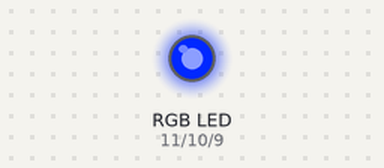
The sketch below on a simulated Arduino Uno, built with avr-gcc and run on an emulated ATmega328P. On the bench: an RGB LED mixed from three pins (HIGH = lit).

Above: at 0.1 s.
Timing chart, 0 to 1.6 s (numbered marks = the images above):
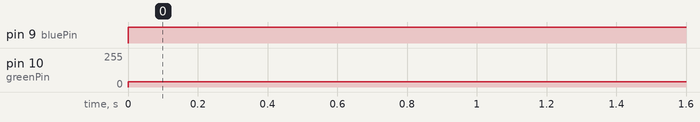

The sketch:

RGBLed.ino
```cpp
const int redPin = 11, greenPin = 10, bluePin = 9;    //Setting ledPins to corresponding colors
int r = 255,g = 215,b = 0;    //Value for brightness of led in analogWrite
const int off = 255;  //Full voltage to turn off led
//int rate = 1000;

void setup()
{
  r = abs(255-r);
  b = abs(255-b);     //Working with a common anode rgb led
  g = abs(255-g);
  /*pinMode(redPin, OUTPUT);
  pinMode(greenPin, OUTPUT);    //Setting as outputs although redundant
  pinMode(bluePin, OUTPUT);
  */
}

void loop()
{
  analogWrite(redPin, r);
  analogWrite(greenPin, g);
  analogWrite(bluePin, b);
  /*delay(rate);
  analogWrite(redPin, off);
  analogWrite(greenPin, off);
  analogWrite(bluePin, off);
  delay(rate);
  */
}
```

Measured:
- by itself, pin 9 (bluePin): LOW → HIGH at 0.00 s
- by itself, pin 10 (greenPin): 0/255 → 40/255 at 0.00 s
